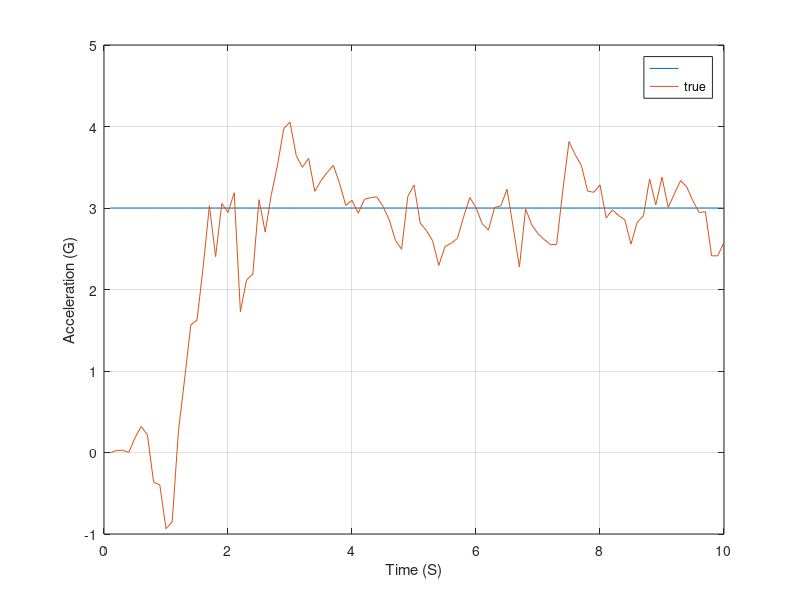
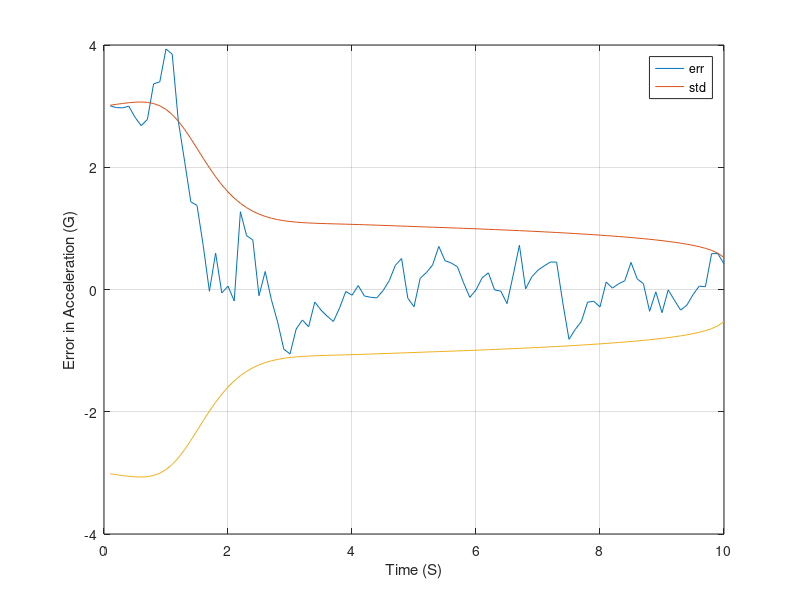
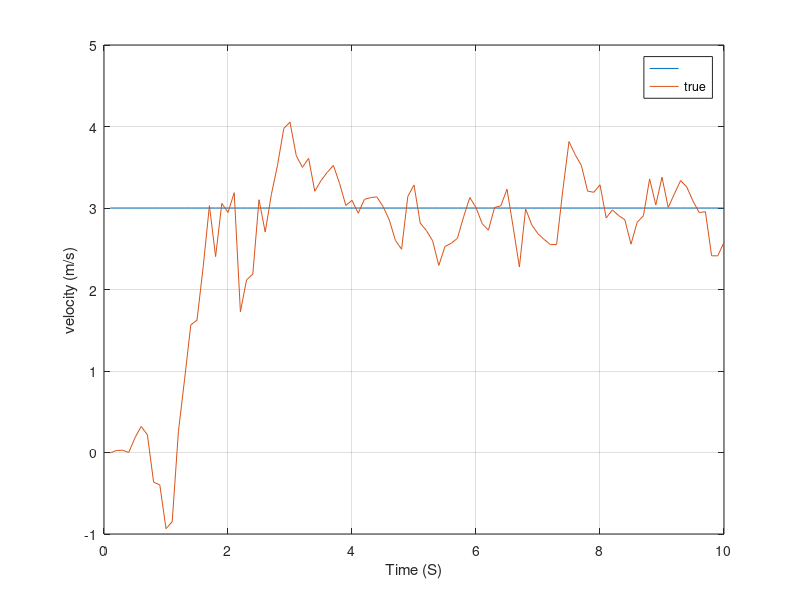

MATLAB code for these plots, in order:
count   	=	0;
VC      	=	4000.;
XNT     	=	96.6;
YIC     	=	0.;
VM      	=	3000.;

HEDEG   	=	0.;     % initial heading error degrees     
HEDEGFIL	=	20.;
XNP     	=	3.;     % kalman gain 

SIGRIN  	=	.001;
TS      	=	.1;
APN     	=	0.;
TF      	=	10.;
Y       	=	YIC;
YD      	=	-VM*HEDEG/57.3;
YDIC    	=	YD;

TS2     	=	TS*TS;
TS3     	=	TS2*TS;
TS4     	=	TS3*TS;
TS5     	=	TS4*TS;

PHIN    	=	XNT*XNT/TF;
RTM     	=	VC*TF;

SIGNOISE	=	SIGRIN;
SIGPOS  	=	RTM*SIGNOISE;
SIGN2   	=	SIGPOS^2;

P11     	=	SIGN2;
P12     	=	0.;
P13     	=	0.;
P22     	=	(VM*HEDEGFIL/57.3)^2;
P23     	=	0.;
P33     	=	XNT*XNT;

T       	=	0.;
H       	=	.01;
S       	=	0.;
YH      	=	0.;
YDH     	=	0.;
XNTH    	=	0.;
XNC     	=	0.;

while T <= (TF - 1e-5)
    YOLD=Y;                         % relative position 
    YDOLD=YD;                       % relative velocity        
    
    
    %
    % integration 
    %% 
    STEP=1;
    FLAG=0;
    while STEP <=1
        if FLAG==1
            Y=Y+H*YD;
            YD=YD+H*YDD;
            T=T+H;
            STEP=2;
        end
        
        %
        % proportional navigation 
        %% 
        TGO=TF-T+.00001;
        RTM=VC*TGO;
        XLAM=Y/(VC*TGO);
        XLAMD=(RTM*YD+Y*VC)/(RTM^2);
        
        YDD=XNT-XNC;                % relative acceleration    
        
        
        FLAG=1;
    end
    
    
    FLAG=0;
    Y=.5*(YOLD+Y+H*YD);             % 2nd order runge kutta (1)
    YD=.5*(YDOLD+YD+H*YDD);         % 2nd order runge kutta (2)
    S=S+H;
    
    if S >= (TS - 1e-5)
        
        S       	=	0.;
        TGO     	=	TF-T+.000001;
        RTM     	=	VC*TGO;
        SIGNOISE	=	SIGRIN;
        SIGPOS  	=	RTM*SIGNOISE;
        SIGN2   	=	SIGPOS^2;
        
        % 
        % covariance matrix prediction
        %% 
        M11=P11+TS*P12+.5*TS2*P13+TS*(P12+TS*P22+.5*TS2*P23);
        M11=M11+.5*TS2*(P13+TS*P23+.5*TS2*P33)+TS5*PHIN/20.;
        M12=P12+TS*P22+.5*TS2*P23+TS*(P13+TS*P23+.5*TS2*P33)+TS4*PHIN/8.;
        M13=P13+TS*P23+.5*TS2*P33+PHIN*TS3/6.;
        M22=P22+TS*P23+TS*(P23+TS*P33)+PHIN*TS3/3.;
        M23=P23+TS*P33+.5*TS2*PHIN;
        M33=P33+PHIN*TS;
        
        %
        % kalman gains
        %%
        K1=M11/(M11+SIGN2);
        K2=M12/(M11+SIGN2);
        K3=M13/(M11+SIGN2);
        
        %
        % covariance matrix correction
        %% 
        P11=(1.-K1)*M11;
        P12=(1.-K1)*M12;
        P13=(1.-K1)*M13;
        P22=-K2*M12+M22;
        P23=-K2*M13+M23;
        P33=-K3*M13+M33;
        
        %
        % measurement 
        %% 
        XLAMNOISE=SIGNOISE*randn;
        YSTAR=RTM*(XLAM+XLAMNOISE);
        
        %
        % innovation
        %%
        RES=YSTAR-YH-TS*YDH-.5*TS*TS*(XNTH-XNC);
        
        %
        % state prediction + correction 
        %%
        YH=K1*RES+YH+TS*YDH+.5*TS*TS*(XNTH-XNC); % position estimation: y' = yd * dt,  
        YDH=K2*RES+YDH+TS*(XNTH-XNC);            % velocity estimation  yd' = ydd * dt,  
        XNTH=K3*RES+XNTH;                        % acc estimation 
        
        
        XLAMDH=(YH+YDH*TGO)/(VC*TGO*TGO);        % line of sight estimation     
        XNC=XNP*VC*XLAMDH+APN*.5*XNP*XNTH;       % acceleration command    
        
        ERRNT=XNT-XNTH;
        
        SP33=sqrt(P33);
        SP33P=-SP33;
        
        
        
        % 
        % store
        %% 
        count=count+1;
        ArrayT(count)=T;
        ArrayXNTG(count)=XNT/32.2;
        ArrayXNTHG(count)=XNTH/32.2;
        ArrayERRNTG(count)=ERRNT/32.2;
        ArraySP33G(count)=SP33/32.2;
        ArraySP33PG(count)=SP33P/32.2;
        ArrayY(count)=Y;
        ArrayXNCG(count)=XNC/32.2;
    end
end

% acceleration 
figure
plot(ArrayT,ArrayXNTG,ArrayT,ArrayXNTHG),grid
xlabel('Time (S)')
ylabel('Acceleration (G)')
legend('', 'true')

% acceleration error
figure
plot(ArrayT,ArrayERRNTG,ArrayT,ArraySP33G,ArrayT,ArraySP33PG),grid
xlabel('Time (S)')
ylabel('Error in Acceleration (G)')
legend('err', 'std')
clc
output=[ArrayT',ArrayY',ArrayXNCG',ArrayXNTG',ArrayXNTHG',ArrayERRNTG',ArraySP33G',ArraySP33PG'];
save datfil.txt output /ascii
disp('simulation finished')
    

% position 
figure
plot(ArrayT,ArrayXNTG,ArrayT,ArrayXNTHG),grid
xlabel('Time (S)')
ylabel('velocity (m/s)')
legend('', 'true')


    
    
    
    